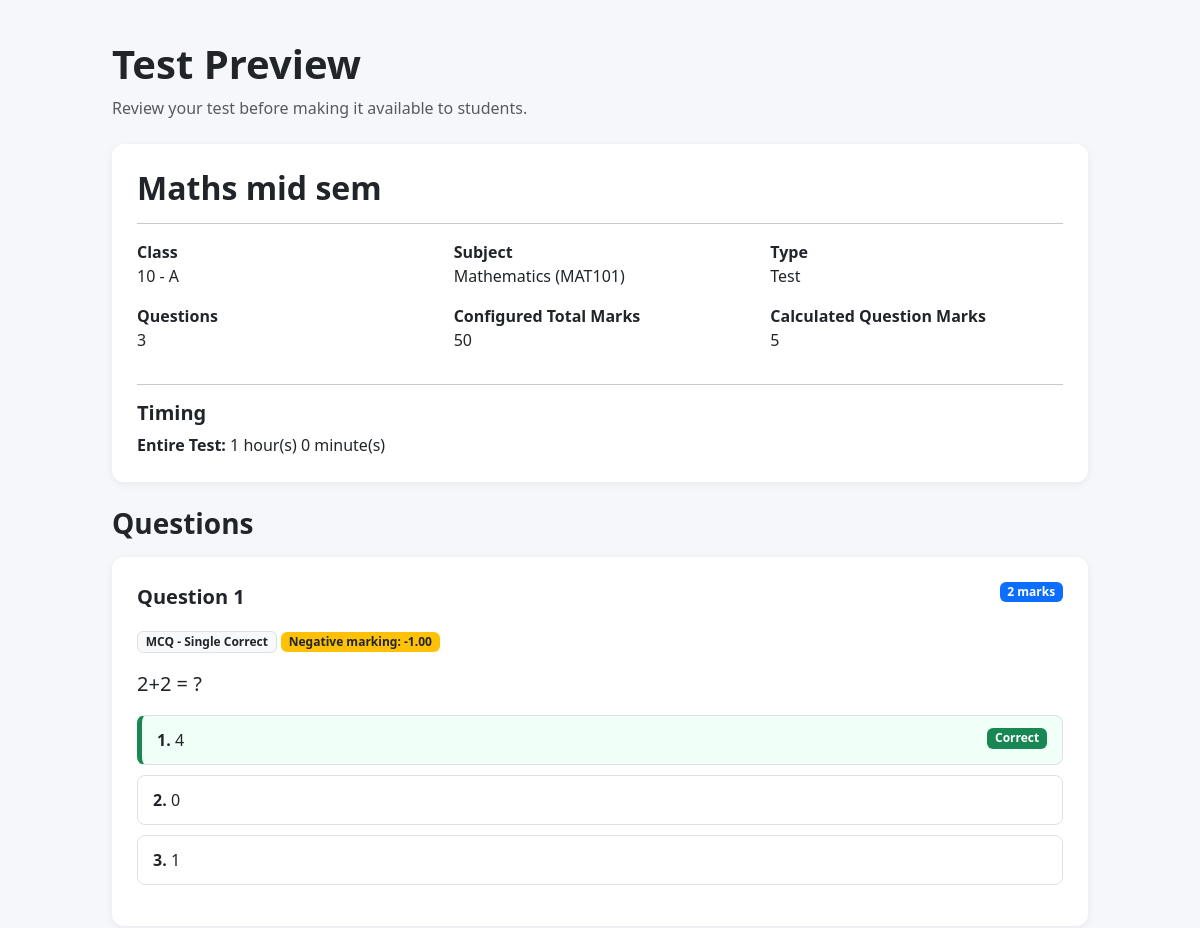
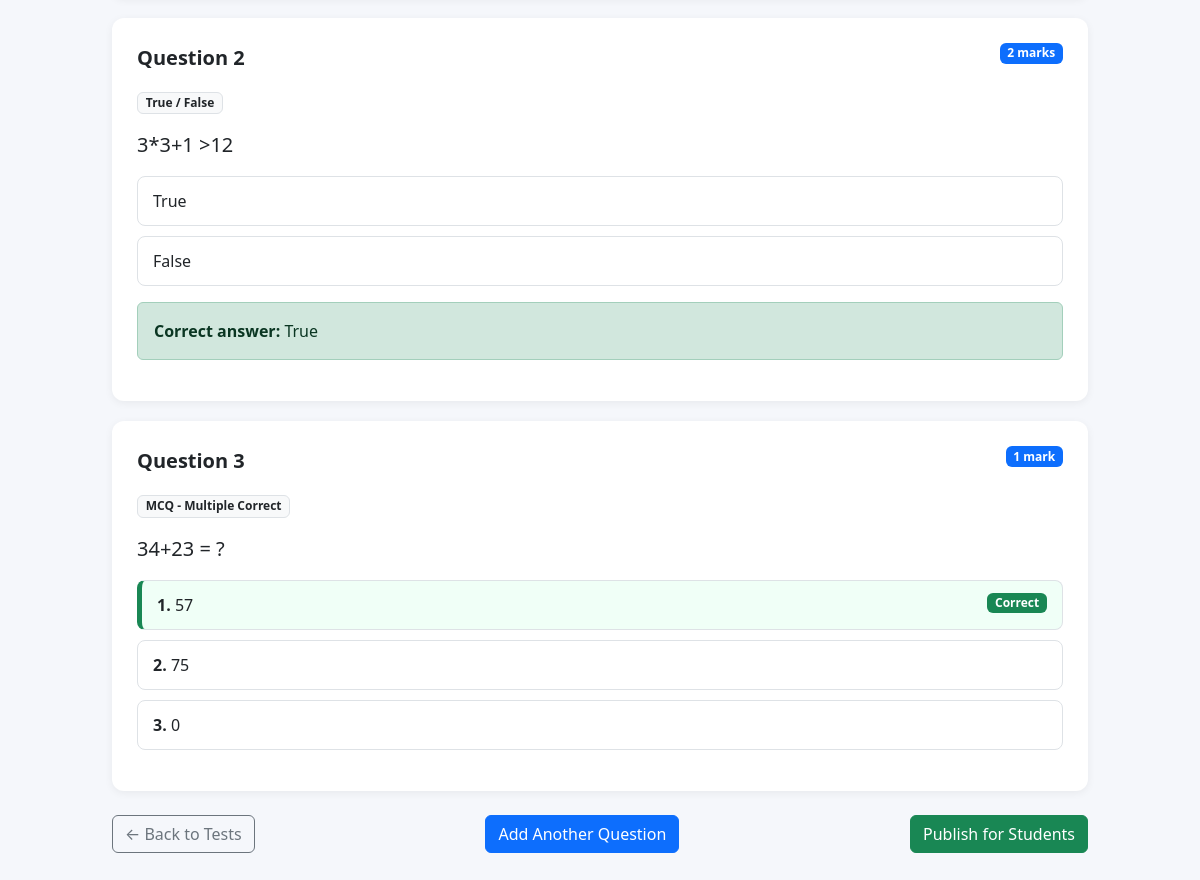
The page /exam/assessments/5/preview/ (signed in) on the database its author committed (2 pictures, top to bottom).
### academics/models.py (models this page shows, shortened)
class Assessment(models.Model):
    class AssessmentType(models.TextChoices):
        TEST = "TEST", "Test"
        ASSIGNMENT = "ASSIGNMENT", "Assignment"
    class TimingMode(models.TextChoices):
        NONE = "NONE", "No Time Limit"
        ENTIRE_TEST = "ENTIRE_TEST", "Entire Test"
        PER_QUESTION = "PER_QUESTION", "Per Question"
    title = models.CharField(max_length=200)
    description = models.TextField(blank=True)
    teacher = models.ForeignKey(
        "accounts.TeacherProfile",
        on_delete=models.CASCADE,
        related_name="assessments"
    )
    student_class = models.ForeignKey(
        Class,
        on_delete=models.CASCADE,
        related_name="assessments"
    )
    subject = models.ForeignKey(
        Subject,
        on_delete=models.CASCADE,
        related_name="assessments"
    )
    assessment_type = models.CharField(
        max_length=20,
        choices=AssessmentType.choices
    )
    total_marks = models.PositiveIntegerField()
    is_published = models.BooleanField(default=False)
    timing_mode = models.CharField(
        max_length=20,
        choices=TimingMode.choices,
        default=TimingMode.NONE
    )
    duration_hours = models.PositiveIntegerField(
        default=0
    )
    duration_minutes = models.PositiveIntegerField(
        default=0
    )
    available_from = models.DateTimeField(
        null=True,
        blank=True
    )
    due_date = models.DateTimeField(
        null=True,
        blank=True
    )
    created_at = models.DateTimeField(
        auto_now_add=True
    )

class Class(models.Model):
    name = models.CharField(max_length=50)
    section = models.CharField(max_length=10)
    academic_year = models.CharField(max_length=20)
    def __str__(self):
        return f"{self.name} - {self.section}"

class Subject(models.Model):
    name = models.CharField(max_length=100)
    code = models.CharField(max_length=20, unique=True)
    def __str__(self):
        return f"{self.name} ({self.code})"

### exam_engine/models.py (models this page shows, shortened)
class Question(models.Model):
    class QuestionType(models.TextChoices):
        MCQ_SINGLE = "MCQ_SINGLE", "MCQ - Single Correct"
        MCQ_MULTI = "MCQ_MULTI", "MCQ - Multiple Correct"
        TRUE_FALSE = "TRUE_FALSE", "True / False"
        NUMERICAL = "NUMERICAL", "Numerical"
        SHORT_ANSWER = "SHORT_ANSWER", "Short Answer"
    assessment = models.ForeignKey(
        "academics.Assessment",
        on_delete=models.CASCADE,
        related_name="questions"
    )
    question_text = models.TextField()
    question_type = models.CharField(
        max_length=20,
        choices=QuestionType.choices
    )
    marks = models.PositiveIntegerField(
        default=1
    )
    negative_marking = models.BooleanField(
        default=False
    )
    negative_marks = models.DecimalField(
        max_digits=5,
        decimal_places=2,
        default=0
    )
    correct_answer = models.TextField(
        blank=True
    )
    time_limit_hours = models.PositiveIntegerField(
        default=0
    )
    time_limit_minutes = models.PositiveIntegerField(
        default=0
    )
    order = models.PositiveIntegerField(
        default=1
    )
    explanation = models.TextField(
        blank=True
    )
    created_at = models.DateTimeField(
        auto_now_add=True
    )
    class Meta:
        ordering = ["order", "id"]

class QuestionOption(models.Model):
    question = models.ForeignKey(
        Question,
        on_delete=models.CASCADE,
        related_name="options"
    )
    option_text = models.CharField(
        max_length=500
    )
    is_correct = models.BooleanField(
        default=False
    )
    order = models.PositiveIntegerField(
        default=1
    )
    class Meta:
        ordering = ["order", "id"]

### exam_engine/views.py (the view, shortened to what this page needs)
@login_required
def test_preview(request, assessment_id):
    if request.user.role != "TEACHER":
        return redirect("dashboard")
    teacher = request.user.teacher_profile
    assessment = Assessment.objects.filter(
        id=assessment_id,
        teacher=teacher
    ).select_related(
        "student_class",
        "subject"
    ).first()
    if not assessment:
        messages.error(
            request,
            "Assessment not found or you do not have permission to view it."
        )
        return redirect("dashboard")
    questions = assessment.questions.prefetch_related(
        "options",
        "images"
    ).order_by(
        "order",
        "id"
    )
    calculated_total_marks = sum(
        question.marks
        for question in questions
    )
    return render(
        request,
        "exam_engine/test_preview.html",
        {
            "assessment": assessment,
            "questions": questions,
            "question_count": questions.count(),
            "calculated_total_marks": calculated_total_marks,
        }
    )

### exam_engine/templates/exam_engine/test_preview.html (shortened to what this page needs)
<!DOCTYPE html>
<html lang="en">
<head>
    <link
        href="https://cdn.jsdelivr.net/npm/bootstrap@5.3.3/dist/css/bootstrap.min.css"
        rel="stylesheet"
    >
</head>
<body>
<div class="container preview-container">
    <div class="mb-4">
        <h1 class="fw-bold">
            Test Preview
        </h1>
        <p class="text-muted">
            Review your test before making it available to students.
        </p>
    </div>
    <div class="summary-card">
        <h2 class="fw-bold mb-3">
            {{ assessment.title }}
        </h2>
        <hr>
        <div class="row">
            <div class="col-md-4 mb-3">
                <strong>Class</strong>
                <br>
                {{ assessment.student_class }}
            </div>
            <div class="col-md-4 mb-3">
                <strong>Subject</strong>
                <br>
                {{ assessment.subject }}
            </div>
            <div class="col-md-4 mb-3">
                <strong>Type</strong>
                <br>
                {{ assessment.get_assessment_type_display }}
            </div>
            <div class="col-md-4 mb-3">
                <strong>Questions</strong>
                <br>
                {{ question_count }}
            </div>
            <div class="col-md-4 mb-3">
                <strong>Configured Total Marks</strong>
                <br>
                {{ assessment.total_marks }}
            </div>
            <div class="col-md-4 mb-3">
                <strong>Calculated Question Marks</strong>
                <br>
                {{ calculated_total_marks }}
            </div>
        </div>
        <hr>
        <h5 class="fw-bold">
            Timing
        </h5>
        {% if assessment.timing_mode == "NONE" %}
            <span class="badge bg-secondary">
                No Time Limit
            </span>
        {% elif assessment.timing_mode == "ENTIRE_TEST" %}
            <p class="mb-0">
                <strong>Entire Test:</strong>
                {{ assessment.duration_hours }} hour(s)
                {{ assessment.duration_minutes }} minute(s)
            </p>
        {% elif assessment.timing_mode == "PER_QUESTION" %}
            <p class="mb-0">
                <strong>Per Question:</strong>
                Each question may have its own time limit.
            </p>
        {% endif %}
    </div>
    <div class="mb-3">
        <h3 class="fw-bold">
            Questions
        </h3>
    </div>
    {% if questions %}
        {% for question in questions %}
            <div class="question-card">
                <div class="d-flex justify-content-between align-items-start mb-3">
                    <div class="question-number">
                        Question {{ question.order }}
                    </div>
                    <span class="badge bg-primary">
                        {{ question.marks }} mark{{ question.marks|pluralize }}
                    </span>
                </div>
                <div class="mb-3">
                    <span class="badge bg-light text-dark border">
                        {{ question.get_question_type_display }}
                    </span>
                    {% if question.negative_marking %}
                        <span class="badge bg-warning text-dark">
                            Negative marking:
                            -{{ question.negative_marks }}
                        </span>
                    {% endif %}
                </div>
                <div class="fs-5 mb-3">
                    {{ question.question_text|linebreaks }}
                </div>
                {% if question.question_type == "MCQ_SINGLE" or question.question_type == "MCQ_MULTI" %}
                    <div class="mb-3">
                        {% for option in question.options.all %}
                            <div
                                class="
                                    option-box
                                    {% if option.is_correct %}
                                        correct-option
                                    {% endif %}
                                "
                            >
                                <strong>
                                    {{ forloop.counter }}.
                                </strong>
                                {{ option.option_text }}
                                {% if option.is_correct %}
                                    <span class="badge bg-success float-end">
                                        Correct
                                    </span>
                                {% endif %}
                            </div>
                        {% empty %}
                            <div class="text-muted">
                                No options added.
                            </div>
                        {% endfor %}
                    </div>
                {% endif %}
                {% if question.question_type == "TRUE_FALSE" %}
                    <div class="mb-3">
                        <div class="option-box">
                            True
                        </div>
                        <div class="option-box">
                            False
                        </div>
                    </div>
                    <div class="alert alert-success">
                        <strong>Correct answer:</strong>
                        {{ question.correct_answer }}
                    </div>
                {% endif %}
            </div>
        {% endfor %}
    {% else %}
        <div class="alert alert-warning">
            No questions have been added to this test yet.
        </div>
    {% endif %}
    <div class="d-flex justify-content-between align-items-center mt-4 mb-5">
        <a
            href="{% url 'test_management' %}"
            class="btn btn-outline-secondary"
        >
            ← Back to Tests
        </a>
        <a
            href="{% url 'question_create' assessment.id %}"
            class="btn btn-primary"
        >
            Add Another Question
        </a>
        <form method="post" class="d-inline">
            {% if assessment.is_published %}
                <button type="submit" name="action" value="unpublish" class="btn btn-outline-warning">Unpublish</button>
            {% else %}
                <button type="submit" name="action" value="publish" class="btn btn-success">Publish for Students</button>
            {% endif %}
        </form>
    </div>
</div>
</body>
</html>

### exam_engine/templates/exam_engine/test_preview.html (style rules this page uses)
body { background-color: #f5f7fb; }
.preview-container { max-width: 1000px; margin: 40px auto; }
.question-card { background: white; border-radius: 12px; padding: 25px; margin-bottom: 20px; box-shadow: 0 2px 8px rgba(0, 0, 0, 0.06); }
.question-number { font-weight: 700; font-size: 20px; }
.option-box { border: 1px solid #dee2e6; border-radius: 8px; padding: 12px 15px; margin-bottom: 10px; }
.correct-option { border-left: 5px solid #198754; background-color: #f0fff7; }
.summary-card { background: white; border-radius: 12px; padding: 25px; margin-bottom: 25px; box-shadow: 0 2px 8px rgba(0, 0, 0, 0.06); }

### rows shown on the page
Assessment: title "Maths mid sem", student_class "10 - A", subject "Mathematics (MAT101)", assessment_type "Test", total_marks "50", duration_hours "1", duration_minutes "0"
Question: order "1", marks "2", question_type "MCQ - Single Correct", negative_marks "1.00", question_text "2+2 = ?"
QuestionOption: option_text "4", is_correct "Correct"
QuestionOption: option_text "0"
QuestionOption: option_text "1"
Question: order "2", marks "2", question_type "True / False", question_text "3*3+1 >12", correct_answer "True"
Question: order "3", marks "1", question_type "MCQ - Multiple Correct", question_text "34+23 = ?"
QuestionOption: option_text "57", is_correct "Correct"
QuestionOption: option_text "75"
QuestionOption: option_text "0"

### other values the page prints
{{ question_count }} "3"
{{ calculated_total_marks }} "5"
